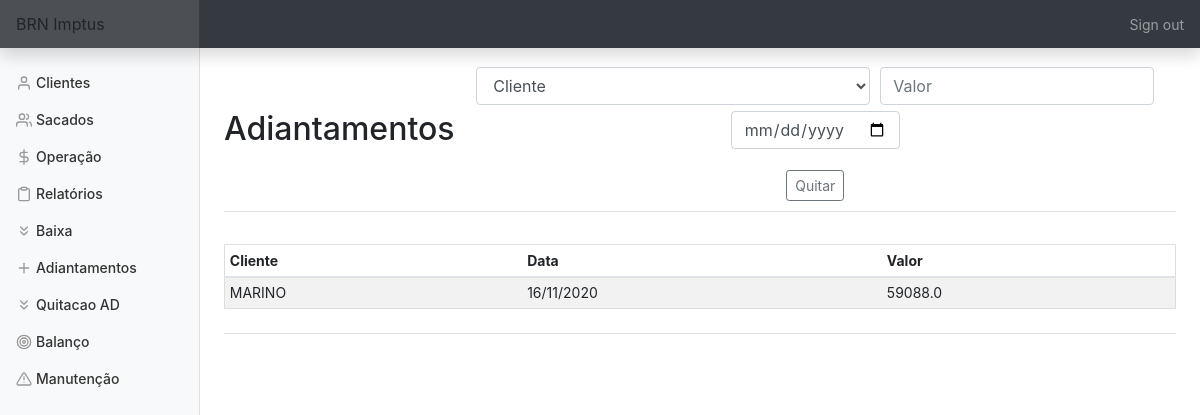
Page /quitacao (signed in) on the earlier database version.
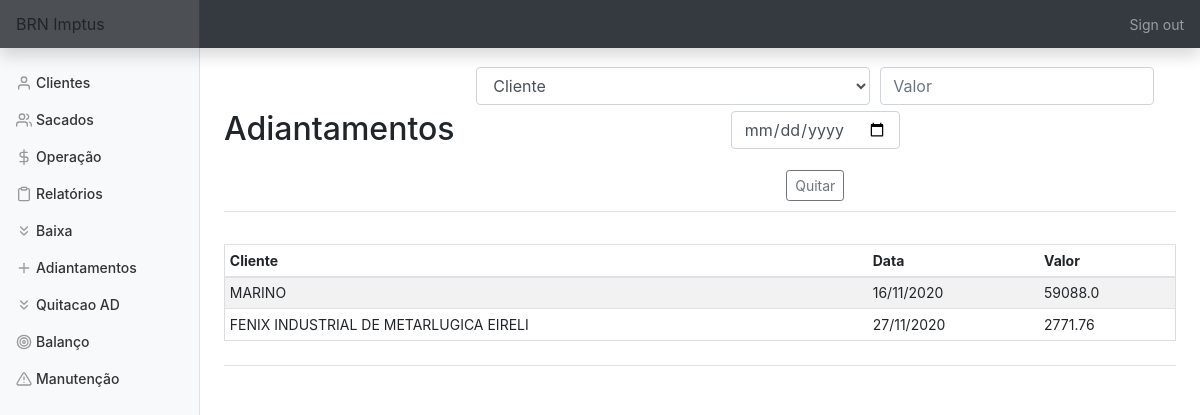
Same page on the later database version.
### tables this page shows
CREATE TABLE adiantamentos (cliente_id INTEGER, data DATE, valor FLOAT, FOREIGN KEY (cliente_id) REFERENCES clientes(id));

CREATE TABLE clientes (id INTEGER PRIMARY KEY AUTOINCREMENT NOT NULL,
						nome TEXT NOT NULL,
						cep TEXT NOT NULL,
						endereço TEXT NOT NULL, cnpj TEXT, taxa FLOAT);

### app.py (the view, shortened to what this page needs)
@app.route('/quitacao', methods=['GET', 'POST'])
@login_required
def quitacao():
    con = sqlite3.connect(DATABASE)
    con.row_factory = sqlite3.Row
    cur = con.cursor()
    cliente = cur.execute('SELECT nome FROM clientes')
    cliente = cur.fetchall()
    ad = cur.execute('SELECT clientes.nome, adiantamentos.data, adiantamentos.valor FROM adiantamentos JOIN clientes ON adiantamentos.cliente_id=clientes.id;')
    ad = cur.fetchall()
    if request.method == 'GET':
        return render_template('quitacao.html', cliente=cliente, adiantamento=ad)

### app.py (called while the page is built)
@app.after_request
def after_request(response):
    response.headers["Cache-Control"] = "no-cache, no-store, must-revalidate"
    response.headers["Expires"] = 0
    response.headers["Pragma"] = "no-cache"
    return response

### helper.py (called while the page is built)
def login_required(f):
    @wraps(f)
    def decorated_function(*args, **kwargs):
        if session.get("user_id") is None:
            return redirect("/login")
        return f(*args, **kwargs)
    return decorated_function

### templates/quitacao.html (shortened to what this page needs)
{% extends "layout.html" %}
{% block main %}
    <div class='d-flex justify-content-between flex-warp flex-md-nowrap align-items-center pt-3 pb-2 mb-3 border-bottom'>
        <h1 class='h2'>Adiantamentos</h1>
            <form action='quitacao' method='POST'>
                <div class='form-group'>
                        <select class="form-control" name="cliente" required title='Selecione o cliente' alt='Selecione o cliente'>
                            <option disabled selected value>Cliente</option>
                        </select>
                        <input title='Insira o valor do adiantamento' alt='Insira o valor do adiantamento'name='valor' autofocus class='form-control' placeholder='Valor' type='number' step='0.01' data-mask='000.000,00' required>
                        <input title='Insira a data adiantamento' alt='Insira a data do adiantamento'name='data' autofocus class='form-control' placeholder='Data do AD' type='date' required>
                </div>
                <button type='submit' id='baixa' class='btn btn-sm btn-outline-secondary'>Quitar</button>
            </form>
    </div>
    <div class='d-flex justify-content-between flex-warp flex-md-nowrap align-items-center pt-3 pb-2 mb-3 border-bottom'>
        <div class='table-responsive'>
            <table class='table table-striped table-sm'>
                <thead>
                    <tr>
                        <th>Cliente</th>
                        <th>Data</th>
                        <th>Valor</th>
                    </tr>
                </thead>
                <tbody>
                    {% for row in adiantamento %}
                        <tr>
                            <td>{{ row['nome'] }}</td>
                            {% set lt = row['data'].split('-') %}
                            <td>{{ lt[2]+'/'+lt[1]+'/'+lt[0] }}</td>
                            <td>{{ row['valor'] }}</td>
                        </tr>
                    {% endfor %}
                </tbody>
            </table>
        </div>
    </div>
{% endblock %}

Differences in the rows shown:
added adiantamentos: nome "FENIX INDUSTRIAL DE METARLUGICA EIRELI", data "27/11/2020", valor "2771.76"
